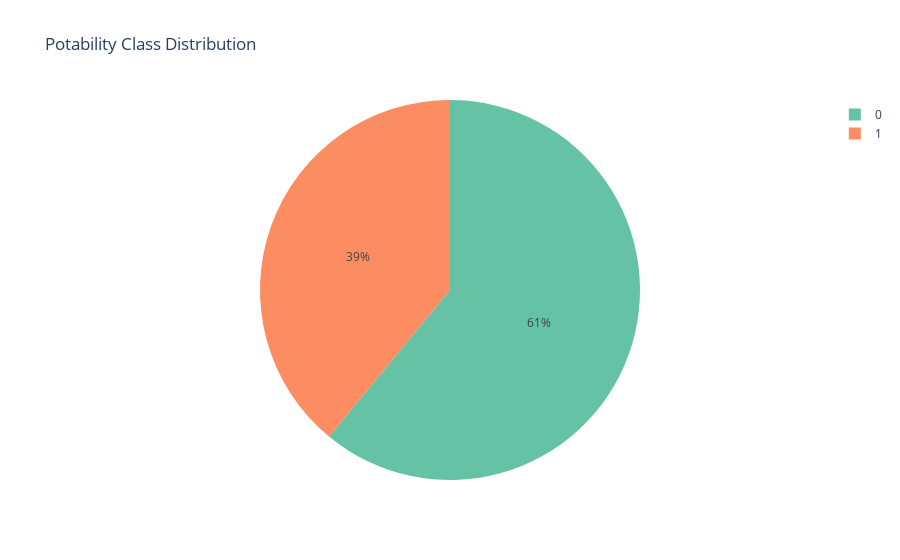

The cell this chart's notebook holds for it:
### Markdown cell above
### Target Variable Deep Dive

### Code cell
fig = px.pie(df, names='Potability', title='Potability Class Distribution', 
             color_discrete_sequence=px.colors.qualitative.Set2)
fig.show()

class_comparison = df.groupby('Potability').mean().T
class_comparison['Difference'] = class_comparison[1] - class_comparison[0]
class_comparison.style.background_gradient(cmap='coolwarm')

### Figure 1 — Plotly figure (JSON) as saved in the notebook; plotly's stock layout.template omitted (floating-point values rounded to 4 significant figures; data arrays with more than 128 entries replaced by an {"elided": "..."} marker saying what was removed)
{"data": [{"domain": {"x": [0, 1], "y": [0, 1]}, "hovertemplate": "Potability=%{label}<extra></extra>", "labels": {"elided": "3276 int values"}, "legendgroup": "", "name": "", "showlegend": true, "type": "pie"}], "layout": {"legend": {"tracegroupgap": 0}, "piecolorway": ["rgb(102,194,165)", "rgb(252,141,98)", "rgb(141,160,203)", "rgb(231,138,195)", "rgb(166,216,84)", "rgb(255,217,47)", "rgb(229,196,148)", "rgb(179,179,179)"], "title": {"text": "Potability Class Distribution"}}}
